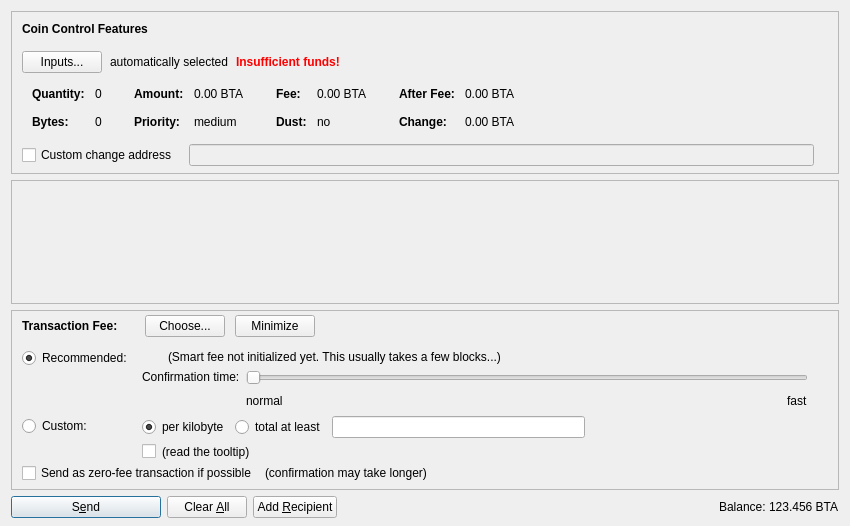
<?xml version="1.0" encoding="UTF-8"?>
<ui version="4.0">
 <class>SendCoinsDialog</class>
 <widget class="QDialog" name="SendCoinsDialog">
  <property name="geometry">
   <rect>
    <x>0</x>
    <y>0</y>
    <width>850</width>
    <height>526</height>
   </rect>
  </property>
  <property name="windowTitle">
   <string>Send Coins</string>
  </property>
  <layout class="QVBoxLayout" name="verticalLayout" stretch="0,1,0,0">
   <property name="bottomMargin">
    <number>8</number>
   </property>
   <item>
    <widget class="QFrame" name="frameCoinControl">
     <property name="sizePolicy">
      <sizepolicy hsizetype="Expanding" vsizetype="Expanding">
       <horstretch>0</horstretch>
       <verstretch>0</verstretch>
      </sizepolicy>
     </property>
     <property name="maximumSize">
      <size>
       <width>16777215</width>
       <height>16777215</height>
      </size>
     </property>
     <property name="frameShape">
      <enum>QFrame::StyledPanel</enum>
     </property>
     <property name="frameShadow">
      <enum>QFrame::Sunken</enum>
     </property>
     <layout class="QVBoxLayout" name="verticalLayoutCoinControl2">
      <property name="spacing">
       <number>0</number>
      </property>
      <property name="leftMargin">
       <number>0</number>
      </property>
      <property name="topMargin">
       <number>0</number>
      </property>
      <property name="rightMargin">
       <number>0</number>
      </property>
      <property name="bottomMargin">
       <number>6</number>
      </property>
      <item>
       <layout class="QVBoxLayout" name="verticalLayoutCoinControl" stretch="0,0,0,0,1">
        <property name="spacing">
         <number>0</number>
        </property>
        <property name="leftMargin">
         <number>10</number>
        </property>
        <property name="topMargin">
         <number>10</number>
        </property>
        <item>
         <layout class="QHBoxLayout" name="horizontalLayoutCoinControl1">
          <property name="bottomMargin">
           <number>15</number>
          </property>
          <item>
           <widget class="QLabel" name="labelCoinControlFeatures">
            <property name="sizePolicy">
             <sizepolicy hsizetype="Preferred" vsizetype="Maximum">
              <horstretch>0</horstretch>
              <verstretch>0</verstretch>
             </sizepolicy>
            </property>
            <property name="font">
             <font>
              <weight>75</weight>
              <bold>true</bold>
             </font>
            </property>
            <property name="styleSheet">
             <string notr="true">font-weight:bold;</string>
            </property>
            <property name="text">
             <string>Coin Control Features</string>
            </property>
           </widget>
          </item>
         </layout>
        </item>
        <item>
         <layout class="QHBoxLayout" name="horizontalLayoutCoinControl2" stretch="0,0,0,0">
          <property name="spacing">
           <number>8</number>
          </property>
          <property name="bottomMargin">
           <number>10</number>
          </property>
          <item>
           <widget class="QPushButton" name="pushButtonCoinControl">
            <property name="styleSheet">
             <string notr="true"/>
            </property>
            <property name="text">
             <string>Inputs...</string>
            </property>
            <property name="autoDefault">
             <bool>false</bool>
            </property>
           </widget>
          </item>
          <item>
           <widget class="QLabel" name="labelCoinControlAutomaticallySelected">
            <property name="text">
             <string>automatically selected</string>
            </property>
            <property name="margin">
             <number>5</number>
            </property>
           </widget>
          </item>
          <item>
           <widget class="QLabel" name="labelCoinControlInsuffFunds">
            <property name="font">
             <font>
              <weight>75</weight>
              <bold>true</bold>
             </font>
            </property>
            <property name="styleSheet">
             <string notr="true">color:red;font-weight:bold;</string>
            </property>
            <property name="text">
             <string>Insufficient funds!</string>
            </property>
            <property name="margin">
             <number>5</number>
            </property>
           </widget>
          </item>
          <item>
           <spacer name="horizontalSpacerCoinControl">
            <property name="orientation">
             <enum>Qt::Horizontal</enum>
            </property>
            <property name="sizeHint" stdset="0">
             <size>
              <width>40</width>
              <height>1</height>
             </size>
            </property>
           </spacer>
          </item>
         </layout>
        </item>
        <item>
         <widget class="QWidget" name="widgetCoinControl" native="true">
          <property name="sizePolicy">
           <sizepolicy hsizetype="Preferred" vsizetype="Preferred">
            <horstretch>0</horstretch>
            <verstretch>0</verstretch>
           </sizepolicy>
          </property>
          <property name="minimumSize">
           <size>
            <width>0</width>
            <height>0</height>
           </size>
          </property>
          <property name="styleSheet">
           <string notr="true"/>
          </property>
          <layout class="QHBoxLayout" name="horizontalLayoutCoinControl5">
           <property name="leftMargin">
            <number>0</number>
           </property>
           <property name="topMargin">
            <number>0</number>
           </property>
           <property name="rightMargin">
            <number>0</number>
           </property>
           <property name="bottomMargin">
            <number>0</number>
           </property>
           <item>
            <layout class="QHBoxLayout" name="horizontalLayoutCoinControl3" stretch="0,0,0,1">
             <property name="spacing">
              <number>20</number>
             </property>
             <property name="topMargin">
              <number>0</number>
             </property>
             <property name="bottomMargin">
              <number>10</number>
             </property>
             <item>
              <layout class="QFormLayout" name="formLayoutCoinControl1">
               <property name="horizontalSpacing">
                <number>10</number>
               </property>
               <property name="verticalSpacing">
                <number>14</number>
               </property>
               <property name="leftMargin">
                <number>10</number>
               </property>
               <property name="topMargin">
                <number>4</number>
               </property>
               <property name="rightMargin">
                <number>6</number>
               </property>
               <item row="0" column="0">
                <widget class="QLabel" name="labelCoinControlQuantityText">
                 <property name="font">
                  <font>
                   <weight>75</weight>
                   <bold>true</bold>
                  </font>
                 </property>
                 <property name="text">
                  <string>Quantity:</string>
                 </property>
                 <property name="margin">
                  <number>0</number>
                 </property>
                </widget>
               </item>
               <item row="0" column="1">
                <widget class="QLabel" name="labelCoinControlQuantity">
                 <property name="cursor">
                  <cursorShape>IBeamCursor</cursorShape>
                 </property>
                 <property name="contextMenuPolicy">
                  <enum>Qt::ActionsContextMenu</enum>
                 </property>
                 <property name="text">
                  <string notr="true">0</string>
                 </property>
                 <property name="margin">
                  <number>0</number>
                 </property>
                 <property name="textInteractionFlags">
                  <set>Qt::LinksAccessibleByMouse|Qt::TextSelectableByKeyboard|Qt::TextSelectableByMouse</set>
                 </property>
                </widget>
               </item>
               <item row="1" column="0">
                <widget class="QLabel" name="labelCoinControlBytesText">
                 <property name="font">
                  <font>
                   <weight>75</weight>
                   <bold>true</bold>
                  </font>
                 </property>
                 <property name="text">
                  <string>Bytes:</string>
                 </property>
                </widget>
               </item>
               <item row="1" column="1">
                <widget class="QLabel" name="labelCoinControlBytes">
                 <property name="cursor">
                  <cursorShape>IBeamCursor</cursorShape>
                 </property>
                 <property name="contextMenuPolicy">
                  <enum>Qt::ActionsContextMenu</enum>
                 </property>
                 <property name="text">
                  <string notr="true">0</string>
                 </property>
                 <property name="textInteractionFlags">
                  <set>Qt::LinksAccessibleByMouse|Qt::TextSelectableByKeyboard|Qt::TextSelectableByMouse</set>
                 </property>
                </widget>
               </item>
              </layout>
             </item>
             <item>
              <layout class="QFormLayout" name="formLayoutCoinControl2">
               <property name="horizontalSpacing">
                <number>10</number>
               </property>
               <property name="verticalSpacing">
                <number>14</number>
               </property>
               <property name="leftMargin">
                <number>6</number>
               </property>
               <property name="topMargin">
                <number>4</number>
               </property>
               <property name="rightMargin">
                <number>6</number>
               </property>
               <item row="0" column="0">
                <widget class="QLabel" name="labelCoinControlAmountText">
                 <property name="font">
                  <font>
                   <weight>75</weight>
                   <bold>true</bold>
                  </font>
                 </property>
                 <property name="text">
                  <string>Amount:</string>
                 </property>
                 <property name="margin">
                  <number>0</number>
                 </property>
                </widget>
               </item>
               <item row="0" column="1">
                <widget class="QLabel" name="labelCoinControlAmount">
                 <property name="cursor">
                  <cursorShape>IBeamCursor</cursorShape>
                 </property>
                 <property name="contextMenuPolicy">
                  <enum>Qt::ActionsContextMenu</enum>
                 </property>
                 <property name="text">
                  <string notr="true">0.00 BTA</string>
                 </property>
                 <property name="textInteractionFlags">
                  <set>Qt::LinksAccessibleByMouse|Qt::TextSelectableByKeyboard|Qt::TextSelectableByMouse</set>
                 </property>
                </widget>
               </item>
               <item row="1" column="0">
                <widget class="QLabel" name="labelCoinControlPriorityText">
                 <property name="font">
                  <font>
                   <weight>75</weight>
                   <bold>true</bold>
                  </font>
                 </property>
                 <property name="text">
                  <string>Priority:</string>
                 </property>
                </widget>
               </item>
               <item row="1" column="1">
                <widget class="QLabel" name="labelCoinControlPriority">
                 <property name="cursor">
                  <cursorShape>IBeamCursor</cursorShape>
                 </property>
                 <property name="contextMenuPolicy">
                  <enum>Qt::ActionsContextMenu</enum>
                 </property>
                 <property name="text">
                  <string notr="true">medium</string>
                 </property>
                 <property name="textInteractionFlags">
                  <set>Qt::LinksAccessibleByMouse|Qt::TextSelectableByKeyboard|Qt::TextSelectableByMouse</set>
                 </property>
                </widget>
               </item>
              </layout>
             </item>
             <item>
              <layout class="QFormLayout" name="formLayoutCoinControl3">
               <property name="horizontalSpacing">
                <number>10</number>
               </property>
               <property name="verticalSpacing">
                <number>14</number>
               </property>
               <property name="leftMargin">
                <number>6</number>
               </property>
               <property name="topMargin">
                <number>4</number>
               </property>
               <property name="rightMargin">
                <number>6</number>
               </property>
               <item row="0" column="0">
                <widget class="QLabel" name="labelCoinControlFeeText">
                 <property name="font">
                  <font>
                   <weight>75</weight>
                   <bold>true</bold>
                  </font>
                 </property>
                 <property name="text">
                  <string>Fee:</string>
                 </property>
                 <property name="margin">
                  <number>0</number>
                 </property>
                </widget>
               </item>
               <item row="0" column="1">
                <widget class="QLabel" name="labelCoinControlFee">
                 <property name="cursor">
                  <cursorShape>IBeamCursor</cursorShape>
                 </property>
                 <property name="contextMenuPolicy">
                  <enum>Qt::ActionsContextMenu</enum>
                 </property>
                 <property name="text">
                  <string notr="true">0.00 BTA</string>
                 </property>
                 <property name="textInteractionFlags">
                  <set>Qt::LinksAccessibleByMouse|Qt::TextSelectableByKeyboard|Qt::TextSelectableByMouse</set>
                 </property>
                </widget>
               </item>
               <item row="1" column="0">
                <widget class="QLabel" name="labelCoinControlLowOutputText">
                 <property name="font">
                  <font>
                   <weight>75</weight>
                   <bold>true</bold>
                  </font>
                 </property>
                 <property name="text">
                  <string>Dust:</string>
                 </property>
                </widget>
               </item>
               <item row="1" column="1">
                <widget class="QLabel" name="labelCoinControlLowOutput">
                 <property name="cursor">
                  <cursorShape>IBeamCursor</cursorShape>
                 </property>
                 <property name="contextMenuPolicy">
                  <enum>Qt::ActionsContextMenu</enum>
                 </property>
                 <property name="text">
                  <string notr="true">no</string>
                 </property>
                 <property name="textInteractionFlags">
                  <set>Qt::LinksAccessibleByMouse|Qt::TextSelectableByKeyboard|Qt::TextSelectableByMouse</set>
                 </property>
                </widget>
               </item>
              </layout>
             </item>
             <item>
              <layout class="QFormLayout" name="formLayoutCoinControl4">
               <property name="horizontalSpacing">
                <number>10</number>
               </property>
               <property name="verticalSpacing">
                <number>14</number>
               </property>
               <property name="leftMargin">
                <number>6</number>
               </property>
               <property name="topMargin">
                <number>4</number>
               </property>
               <property name="rightMargin">
                <number>6</number>
               </property>
               <item row="0" column="0">
                <widget class="QLabel" name="labelCoinControlAfterFeeText">
                 <property name="font">
                  <font>
                   <weight>75</weight>
                   <bold>true</bold>
                  </font>
                 </property>
                 <property name="text">
                  <string>After Fee:</string>
                 </property>
                 <property name="margin">
                  <number>0</number>
                 </property>
                </widget>
               </item>
               <item row="0" column="1">
                <widget class="QLabel" name="labelCoinControlAfterFee">
                 <property name="cursor">
                  <cursorShape>IBeamCursor</cursorShape>
                 </property>
                 <property name="contextMenuPolicy">
                  <enum>Qt::ActionsContextMenu</enum>
                 </property>
                 <property name="text">
                  <string notr="true">0.00 BTA</string>
                 </property>
                 <property name="textInteractionFlags">
                  <set>Qt::LinksAccessibleByMouse|Qt::TextSelectableByKeyboard|Qt::TextSelectableByMouse</set>
                 </property>
                </widget>
               </item>
               <item row="1" column="0">
                <widget class="QLabel" name="labelCoinControlChangeText">
                 <property name="font">
                  <font>
                   <weight>75</weight>
                   <bold>true</bold>
                  </font>
                 </property>
                 <property name="text">
                  <string>Change:</string>
                 </property>
                </widget>
               </item>
               <item row="1" column="1">
                <widget class="QLabel" name="labelCoinControlChange">
                 <property name="cursor">
                  <cursorShape>IBeamCursor</cursorShape>
                 </property>
                 <property name="contextMenuPolicy">
                  <enum>Qt::ActionsContextMenu</enum>
                 </property>
                 <property name="text">
                  <string notr="true">0.00 BTA</string>
                 </property>
                 <property name="textInteractionFlags">
                  <set>Qt::LinksAccessibleByMouse|Qt::TextSelectableByKeyboard|Qt::TextSelectableByMouse</set>
                 </property>
                </widget>
               </item>
              </layout>
             </item>
            </layout>
           </item>
          </layout>
         </widget>
        </item>
        <item>
         <layout class="QHBoxLayout" name="horizontalLayoutCoinControl4" stretch="0,0,0">
          <property name="spacing">
           <number>12</number>
          </property>
          <property name="sizeConstraint">
           <enum>QLayout::SetDefaultConstraint</enum>
          </property>
          <property name="topMargin">
           <number>5</number>
          </property>
          <property name="rightMargin">
           <number>5</number>
          </property>
          <item>
           <widget class="QCheckBox" name="checkBoxCoinControlChange">
            <property name="toolTip">
             <string>If this is activated, but the change address is empty or invalid, change will be sent to a newly generated address.</string>
            </property>
            <property name="text">
             <string>Custom change address</string>
            </property>
           </widget>
          </item>
          <item>
           <widget class="QValidatedLineEdit" name="lineEditCoinControlChange">
            <property name="enabled">
             <bool>false</bool>
            </property>
            <property name="sizePolicy">
             <sizepolicy hsizetype="Expanding" vsizetype="Fixed">
              <horstretch>0</horstretch>
              <verstretch>0</verstretch>
             </sizepolicy>
            </property>
           </widget>
          </item>
          <item>
           <widget class="QLabel" name="labelCoinControlChangeLabel">
            <property name="sizePolicy">
             <sizepolicy hsizetype="Preferred" vsizetype="Expanding">
              <horstretch>0</horstretch>
              <verstretch>0</verstretch>
             </sizepolicy>
            </property>
            <property name="minimumSize">
             <size>
              <width>0</width>
              <height>0</height>
             </size>
            </property>
            <property name="text">
             <string/>
            </property>
            <property name="margin">
             <number>3</number>
            </property>
           </widget>
          </item>
         </layout>
        </item>
        <item>
         <spacer name="verticalSpacerCoinControl">
          <property name="orientation">
           <enum>Qt::Vertical</enum>
          </property>
          <property name="sizeHint" stdset="0">
           <size>
            <width>800</width>
            <height>1</height>
           </size>
          </property>
         </spacer>
        </item>
       </layout>
      </item>
     </layout>
    </widget>
   </item>
   <item>
    <widget class="QScrollArea" name="scrollArea">
     <property name="widgetResizable">
      <bool>true</bool>
     </property>
     <widget class="QWidget" name="scrollAreaWidgetContents">
      <property name="geometry">
       <rect>
        <x>0</x>
        <y>0</y>
        <width>830</width>
        <height>68</height>
       </rect>
      </property>
      <layout class="QVBoxLayout" name="verticalLayout_2" stretch="0,1">
       <property name="leftMargin">
        <number>0</number>
       </property>
       <property name="topMargin">
        <number>0</number>
       </property>
       <property name="rightMargin">
        <number>0</number>
       </property>
       <property name="bottomMargin">
        <number>0</number>
       </property>
       <item>
        <layout class="QVBoxLayout" name="entries">
         <property name="spacing">
          <number>6</number>
         </property>
        </layout>
       </item>
       <item>
        <spacer name="verticalSpacer">
         <property name="orientation">
          <enum>Qt::Vertical</enum>
         </property>
         <property name="sizeHint" stdset="0">
          <size>
           <width>20</width>
           <height>40</height>
          </size>
         </property>
        </spacer>
       </item>
      </layout>
     </widget>
    </widget>
   </item>
   <item>
    <widget class="QFrame" name="frameFee">
     <property name="sizePolicy">
      <sizepolicy hsizetype="Expanding" vsizetype="Expanding">
       <horstretch>0</horstretch>
       <verstretch>0</verstretch>
      </sizepolicy>
     </property>
     <property name="maximumSize">
      <size>
       <width>16777215</width>
       <height>16777215</height>
      </size>
     </property>
     <property name="frameShape">
      <enum>QFrame::StyledPanel</enum>
     </property>
     <property name="frameShadow">
      <enum>QFrame::Sunken</enum>
     </property>
     <layout class="QVBoxLayout" name="verticalLayoutFee1">
      <property name="spacing">
       <number>0</number>
      </property>
      <property name="leftMargin">
       <number>0</number>
      </property>
      <property name="topMargin">
       <number>0</number>
      </property>
      <property name="rightMargin">
       <number>0</number>
      </property>
      <property name="bottomMargin">
       <number>0</number>
      </property>
      <item>
       <layout class="QVBoxLayout" name="verticalLayoutFee2" stretch="0,0,0">
        <property name="spacing">
         <number>0</number>
        </property>
        <property name="leftMargin">
         <number>10</number>
        </property>
        <property name="topMargin">
         <number>0</number>
        </property>
        <item>
         <layout class="QHBoxLayout" name="horizontalLayoutFee1">
          <property name="bottomMargin">
           <number>0</number>
          </property>
          <item>
           <layout class="QVBoxLayout" name="verticalLayoutFee7">
            <property name="spacing">
             <number>0</number>
            </property>
            <item>
             <spacer name="verticalSpacerSmartFee">
              <property name="orientation">
               <enum>Qt::Vertical</enum>
              </property>
              <property name="sizeType">
               <enum>QSizePolicy::Fixed</enum>
              </property>
              <property name="sizeHint" stdset="0">
               <size>
                <width>1</width>
                <height>4</height>
               </size>
              </property>
             </spacer>
            </item>
            <item>
             <layout class="QHBoxLayout" name="horizontalLayoutSmartFee">
              <property name="spacing">
               <number>10</number>
              </property>
              <item>
               <widget class="QLabel" name="labelFeeHeadline">
                <property name="sizePolicy">
                 <sizepolicy hsizetype="Preferred" vsizetype="Maximum">
                  <horstretch>0</horstretch>
                  <verstretch>0</verstretch>
                 </sizepolicy>
                </property>
                <property name="font">
                 <font>
                  <weight>75</weight>
                  <bold>true</bold>
                 </font>
                </property>
                <property name="styleSheet">
                 <string notr="true">font-weight:bold;</string>
                </property>
                <property name="text">
                 <string>Transaction Fee:</string>
                </property>
               </widget>
              </item>
              <item>
               <widget class="QLabel" name="labelFeeMinimized">
                <property name="text">
                 <string/>
                </property>
               </widget>
              </item>
              <item>
               <widget class="QPushButton" name="buttonChooseFee">
                <property name="text">
                 <string>Choose...</string>
                </property>
               </widget>
              </item>
              <item>
               <widget class="QPushButton" name="buttonMinimizeFee">
                <property name="toolTip">
                 <string>collapse fee-settings</string>
                </property>
                <property name="text">
                 <string>Minimize</string>
                </property>
               </widget>
              </item>
             </layout>
            </item>
            <item>
             <spacer name="verticalSpacer_5">
              <property name="orientation">
               <enum>Qt::Vertical</enum>
              </property>
              <property name="sizeHint" stdset="0">
               <size>
                <width>1</width>
                <height>1</height>
               </size>
              </property>
             </spacer>
            </item>
           </layout>
          </item>
          <item>
           <spacer name="horizontalSpacer_4">
            <property name="orientation">
             <enum>Qt::Horizontal</enum>
            </property>
            <property name="sizeHint" stdset="0">
             <size>
              <width>40</width>
              <height>20</height>
             </size>
            </property>
           </spacer>
          </item>
         </layout>
        </item>
        <item>
         <widget class="QFrame" name="frameFeeSelection">
          <layout class="QVBoxLayout" name="verticalLayoutFee12">
           <property name="spacing">
            <number>0</number>
           </property>
           <property name="leftMargin">
            <number>0</number>
           </property>
           <property name="topMargin">
            <number>0</number>
           </property>
           <property name="rightMargin">
            <number>0</number>
           </property>
           <property name="bottomMargin">
            <number>0</number>
           </property>
           <item>
            <layout class="QGridLayout" name="gridLayoutFee">
             <property name="topMargin">
              <number>10</number>
             </property>
             <property name="bottomMargin">
              <number>4</number>
             </property>
             <property name="horizontalSpacing">
              <number>10</number>
             </property>
             <property name="verticalSpacing">
              <number>4</number>
             </property>
             <item row="1" column="1">
              <layout class="QVBoxLayout" name="verticalLayoutFee8">
               <property name="spacing">
                <number>6</number>
               </property>
               <item>
                <layout class="QHBoxLayout" name="horizontalLayoutFee13">
                 <item>
                  <widget class="QRadioButton" name="radioCustomPerKilobyte">
                   <property name="toolTip">
                    <string>If the custom fee is set to 1000 satoshis and the transaction is only 250 bytes, then &quot;per kilobyte&quot; only pays 250 satoshis in fee, while &quot;at least&quot; pays 1000 satoshis. For transactions bigger than a kilobyte both pay by kilobyte.</string>
                   </property>
                   <property name="text">
                    <string>per kilobyte</string>
                   </property>
                   <property name="checked">
                    <bool>true</bool>
                   </property>
                   <attribute name="buttonGroup">
                    <string notr="true">groupCustomFee</string>
                   </attribute>
                  </widget>
                 </item>
                 <item>
                  <widget class="QRadioButton" name="radioCustomAtLeast">
                   <property name="toolTip">
                    <string>If the custom fee is set to 1000 satoshis and the transaction is only 250 bytes, then &quot;per kilobyte&quot; only pays 250 satoshis in fee, while &quot;total at least&quot; pays 1000 satoshis. For transactions bigger than a kilobyte both pay by kilobyte.</string>
                   </property>
                   <property name="text">
                    <string>total at least</string>
                   </property>
                   <attribute name="buttonGroup">
                    <string notr="true">groupCustomFee</string>
                   </attribute>
                  </widget>
                 </item>
                 <item>
                  <widget class="BitcoinAmountField" name="customFee"/>
                 </item>
                 <item>
                  <spacer name="horizontalSpacer_6">
                   <property name="orientation">
                    <enum>Qt::Horizontal</enum>
                   </property>
                   <property name="sizeHint" stdset="0">
                    <size>
                     <width>1</width>
                     <height>1</height>
                    </size>
                   </property>
                  </spacer>
                 </item>
                </layout>
               </item>
               <item>
                <layout class="QHBoxLayout" name="horizontalLayoutFee8">
                 <item>
                  <widget class="QCheckBox" name="checkBoxMinimumFee">
                   <property name="toolTip">
                    <string>Paying only the minimum fee is just fine as long as there is less transaction volume than space in the blocks. But be aware that this can end up in a never confirming transaction once there is more demand for bitaltyn transactions than the network can process.</string>
                   </property>
                   <property name="text">
                    <string/>
                   </property>
                  </widget>
                 </item>
                 <item>
                  <widget class="QLabel" name="labelMinFeeWarning">
                   <property name="enabled">
                    <bool>true</bool>
                   </property>
                   <property name="toolTip">
                    <string>Paying only the minimum fee is just fine as long as there is less transaction volume than space in the blocks. But be aware that this can end up in a never confirming transaction once there is more demand for bitaltyn transactions than the network can process.</string>
                   </property>
                   <property name="text">
                    <string>(read the tooltip)</string>
                   </property>
                   <property name="margin">
                    <number>5</number>
                   </property>
                  </widget>
                 </item>
                 <item>
                  <spacer name="horizontalSpacer_2">
                   <property name="orientation">
                    <enum>Qt::Horizontal</enum>
                   </property>
                   <property name="sizeHint" stdset="0">
                    <size>
                     <width>1</width>
                     <height>1</height>
                    </size>
                   </property>
                  </spacer>
                 </item>
                </layout>
               </item>
              </layout>
             </item>
             <item row="0" column="0">
              <layout class="QVBoxLayout" name="verticalLayoutFee4" stretch="0,1">
               <item>
                <widget class="QRadioButton" name="radioSmartFee">
                 <property name="text">
                  <string>Recommended:</string>
                 </property>
                 <property name="checked">
                  <bool>true</bool>
                 </property>
                 <attribute name="buttonGroup">
                  <string notr="true">groupFee</string>
                 </attribute>
                </widget>
               </item>
               <item>
                <spacer name="verticalSpacer_2">
                 <property name="orientation">
                  <enum>Qt::Vertical</enum>
                 </property>
                 <property name="sizeHint" stdset="0">
                  <size>
                   <width>1</width>
                   <height>1</height>
                  </size>
                 </property>
                </spacer>
               </item>
              </layout>
             </item>
             <item row="1" column="0">
              <layout class="QVBoxLayout" name="verticalLayoutFee9" stretch="0,1">
               <item>
                <widget class="QRadioButton" name="radioCustomFee">
                 <property name="text">
                  <string>Custom:</string>
                 </property>
                 <attribute name="buttonGroup">
                  <string notr="true">groupFee</string>
                 </attribute>
                </widget>
               </item>
               <item>
                <spacer name="verticalSpacer_6">
                 <property name="orientation">
                  <enum>Qt::Vertical</enum>
                 </property>
                 <property name="sizeHint" stdset="0">
                  <size>
                   <width>1</width>
                   <height>1</height>
                  </size>
                 </property>
                </spacer>
               </item>
              </layout>
             </item>
             <item row="0" column="1">
              <layout class="QVBoxLayout" name="verticalLayoutFee3" stretch="0,0,1">
               <property name="spacing">
                <number>6</number>
               </property>
               <property name="topMargin">
                <number>2</number>
               </property>
               <item>
                <layout class="QHBoxLayout" name="horizontalLayoutFee12">
                 <item>
                  <widget class="QLabel" name="labelSmartFee">
                   <property name="text">
                    <string/>
                   </property>
                   <property name="margin">
                    <number>2</number>
                   </property>
                  </widget>
                 </item>
                 <item>
                  <widget class="QLabel" name="labelFeeEstimation">
                   <property name="text">
                    <string/>
                   </property>
                  </widget>
                 </item>
                 <item>
                  <widget class="QLabel" name="labelSmartFee2">
                   <property name="text">
                    <string>(Smart fee not initialized yet. This usually takes a few blocks...)</string>
                   </property>
                   <property name="margin">
                    <number>2</number>
                   </property>
                  </widget>
                 </item>
                 <item>
                  <spacer name="horizontalSpacer_5">
                   <property name="orientation">
                    <enum>Qt::Horizontal</enum>
                   </property>
                   <property name="sizeHint" stdset="0">
                    <size>
                     <width>1</width>
                     <height>1</height>
                    </size>
                   </property>
                  </spacer>
                 </item>
                </layout>
               </item>
               <item>
                <layout class="QHBoxLayout" name="horizontalLayoutFee9">
                 <item>
                  <layout class="QVBoxLayout" name="verticalLayoutFee6">
                   <item>
                    <widget class="QLabel" name="labelSmartFee3">
                     <property name="text">
                      <string>Confirmation time:</string>
                     </property>
                     <property name="margin">
                      <number>2</number>
                     </property>
                    </widget>
                   </item>
                   <item>
                    <spacer name="verticalSpacer_3">
                     <property name="orientation">
                      <enum>Qt::Vertical</enum>
                     </property>
                     <property name="sizeHint" stdset="0">
                      <size>
                       <width>1</width>
                       <height>1</height>
                      </size>
                     </property>
                    </spacer>
                   </item>
                  </layout>
                 </item>
                 <item>
                  <layout class="QVBoxLayout" name="verticalLayoutFee5">
                   <property name="rightMargin">
                    <number>30</number>
                   </property>
                   <item>
                    <widget class="QSlider" name="sliderSmartFee">
                     <property name="minimum">
                      <number>0</number>
                     </property>
                     <property name="maximum">
                      <number>24</number>
                     </property>
                     <property name="pageStep">
                      <number>1</number>
                     </property>
                     <property name="value">
                      <number>0</number>
                     </property>
                     <property name="orientation">
                      <enum>Qt::Horizontal</enum>
                     </property>
                     <property name="invertedAppearance">
                      <bool>false</bool>
                     </property>
                     <property name="invertedControls">
                      <bool>false</bool>
                     </property>
                     <property name="tickPosition">
                      <enum>QSlider::NoTicks</enum>
                     </property>
                    </widget>
                   </item>
                   <item>
                    <layout class="QHBoxLayout" name="horizontalLayoutFee10">
                     <item>
                      <widget class="QLabel" name="labelSmartFeeNormal">
                       <property name="text">
                        <string>normal</string>
                       </property>
                      </widget>
                     </item>
                     <item>
                      <spacer name="horizontalSpacer_3">
                       <property name="orientation">
                        <enum>Qt::Horizontal</enum>
                       </property>
                       <property name="sizeHint" stdset="0">
                        <size>
                         <width>40</width>
                         <height>20</height>
                        </size>
                       </property>
                      </spacer>
                     </item>
                     <item>
                      <widget class="QLabel" name="labelSmartFeeFast">
                       <property name="text">
                        <string>fast</string>
                       </property>
                      </widget>
                     </item>
                    </layout>
                   </item>
                  </layout>
                 </item>
                </layout>
               </item>
               <item>
                <spacer name="verticalSpacer_4">
                 <property name="orientation">
                  <enum>Qt::Vertical</enum>
                 </property>
                 <property name="sizeHint" stdset="0">
                  <size>
                   <width>1</width>
                   <height>1</height>
                  </size>
                 </property>
                </spacer>
               </item>
              </layout>
             </item>
            </layout>
           </item>
           <item>
            <layout class="QHBoxLayout" name="horizontalLayoutFee5" stretch="0,0,0">
             <property name="spacing">
              <number>8</number>
             </property>
             <property name="bottomMargin">
              <number>4</number>
             </property>
             <item>
              <widget class="QCheckBox" name="checkBoxFreeTx">
               <property name="text">
                <string>Send as zero-fee transaction if possible</string>
               </property>
              </widget>
             </item>
             <item>
              <widget class="QLabel" name="labelFreeTx">
               <property name="text">
                <string>(confirmation may take longer)</string>
               </property>
               <property name="margin">
                <number>5</number>
               </property>
              </widget>
             </item>
             <item>
              <spacer name="horizontalSpacerFee5">
               <property name="orientation">
                <enum>Qt::Horizontal</enum>
               </property>
               <property name="sizeHint" stdset="0">
                <size>
                 <width>1</width>
                 <height>1</height>
                </size>
               </property>
              </spacer>
             </item>
            </layout>
           </item>
           <item>
            <spacer name="verticalSpacerFee2">
             <property name="orientation">
              <enum>Qt::Vertical</enum>
             </property>
             <property name="sizeHint" stdset="0">
              <size>
               <width>1</width>
               <height>1</height>
              </size>
             </property>
            </spacer>
           </item>
          </layout>
         </widget>
        </item>
        <item>
         <spacer name="verticalSpacerFee">
          <property name="orientation">
           <enum>Qt::Vertical</enum>
          </property>
          <property name="sizeHint" stdset="0">
           <size>
            <width>800</width>
            <height>1</height>
           </size>
          </property>
         </spacer>
        </item>
       </layout>
      </item>
     </layout>
    </widget>
   </item>
   <item>
    <layout class="QHBoxLayout" name="horizontalLayout">
     <item>
      <widget class="QPushButton" name="sendButton">
       <property name="minimumSize">
        <size>
         <width>150</width>
         <height>0</height>
        </size>
       </property>
       <property name="toolTip">
        <string>Confirm the send action</string>
       </property>
       <property name="text">
        <string>S&amp;end</string>
       </property>
       <property name="icon">
        <iconset resource="../bitcoin.qrc">
         <normaloff>:/icons/send</normaloff>:/icons/send</iconset>
       </property>
       <property name="autoDefault">
        <bool>false</bool>
       </property>
       <property name="default">
        <bool>true</bool>
       </property>
      </widget>
     </item>
     <item>
      <widget class="QPushButton" name="clearButton">
       <property name="sizePolicy">
        <sizepolicy hsizetype="Minimum" vsizetype="Fixed">
         <horstretch>0</horstretch>
         <verstretch>0</verstretch>
        </sizepolicy>
       </property>
       <property name="toolTip">
        <string>Clear all fields of the form.</string>
       </property>
       <property name="text">
        <string>Clear &amp;All</string>
       </property>
       <property name="icon">
        <iconset resource="../bitcoin.qrc">
         <normaloff>:/icons/remove</normaloff>:/icons/remove</iconset>
       </property>
       <property name="autoDefault">
        <bool>false</bool>
       </property>
      </widget>
     </item>
     <item>
      <widget class="QPushButton" name="addButton">
       <property name="toolTip">
        <string>Send to multiple recipients at once</string>
       </property>
       <property name="text">
        <string>Add &amp;Recipient</string>
       </property>
       <property name="icon">
        <iconset resource="../bitcoin.qrc">
         <normaloff>:/icons/add</normaloff>:/icons/add</iconset>
       </property>
       <property name="autoDefault">
        <bool>false</bool>
       </property>
      </widget>
     </item>
     <item>
      <spacer name="horizontalSpacer">
       <property name="orientation">
        <enum>Qt::Horizontal</enum>
       </property>
       <property name="sizeHint" stdset="0">
        <size>
         <width>40</width>
         <height>20</height>
        </size>
       </property>
      </spacer>
     </item>
     <item>
      <layout class="QHBoxLayout" name="horizontalLayout_2">
       <property name="spacing">
        <number>3</number>
       </property>
       <item>
        <widget class="QLabel" name="label">
         <property name="sizePolicy">
          <sizepolicy hsizetype="Preferred" vsizetype="Fixed">
           <horstretch>0</horstretch>
           <verstretch>0</verstretch>
          </sizepolicy>
         </property>
         <property name="text">
          <string>Balance:</string>
         </property>
        </widget>
       </item>
       <item>
        <widget class="QLabel" name="labelBalance">
         <property name="sizePolicy">
          <sizepolicy hsizetype="Preferred" vsizetype="Fixed">
           <horstretch>0</horstretch>
           <verstretch>0</verstretch>
          </sizepolicy>
         </property>
         <property name="cursor">
          <cursorShape>IBeamCursor</cursorShape>
         </property>
         <property name="text">
          <string notr="true">123.456 BTA</string>
         </property>
         <property name="textInteractionFlags">
          <set>Qt::LinksAccessibleByMouse|Qt::TextSelectableByKeyboard|Qt::TextSelectableByMouse</set>
         </property>
        </widget>
       </item>
      </layout>
     </item>
    </layout>
   </item>
  </layout>
 </widget>
 <customwidgets>
  <customwidget>
   <class>QValidatedLineEdit</class>
   <extends>QLineEdit</extends>
   <header>qvalidatedlineedit.h</header>
  </customwidget>
  <customwidget>
   <class>BitcoinAmountField</class>
   <extends>QLineEdit</extends>
   <header>bitcoinamountfield.h</header>
   <container>1</container>
  </customwidget>
 </customwidgets>
 <resources>
  <include location="../bitcoin.qrc"/>
 </resources>
 <connections/>
 <buttongroups>
  <buttongroup name="groupFee"/>
  <buttongroup name="groupCustomFee"/>
 </buttongroups>
</ui>
